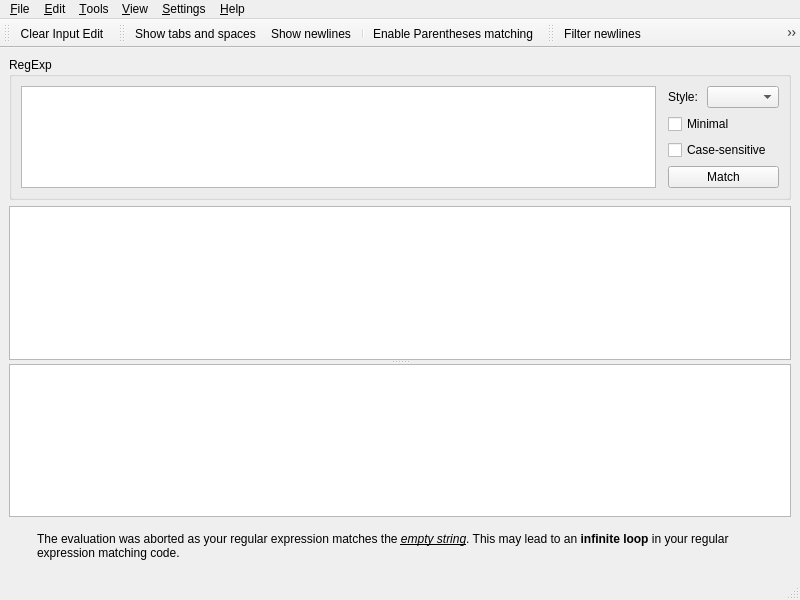
<?xml version="1.0" encoding="UTF-8"?>
<ui version="4.0">
 <class>MainWindow</class>
 <widget class="QMainWindow" name="MainWindow">
  <property name="geometry">
   <rect>
    <x>0</x>
    <y>0</y>
    <width>800</width>
    <height>600</height>
   </rect>
  </property>
  <widget class="QWidget" name="centralwidget">
   <layout class="QGridLayout" name="gridLayout_2">
    <item row="2" column="0" colspan="2">
     <widget class="QSplitter" name="splitter">
      <property name="orientation">
       <enum>Qt::Vertical</enum>
      </property>
      <widget class="QPlainTextEdit" name="inputEdit"/>
      <widget class="QTreeView" name="resultView">
       <property name="alternatingRowColors">
        <bool>true</bool>
       </property>
      </widget>
     </widget>
    </item>
    <item row="0" column="0" rowspan="2" colspan="2">
     <widget class="QGroupBox" name="regExpGroupBox">
      <property name="title">
       <string>RegExp</string>
      </property>
      <layout class="QGridLayout" name="gridLayout">
       <item row="0" column="0">
        <layout class="QHBoxLayout" name="horizontalLayout_2">
         <item>
          <widget class="RegexpTextEdit" name="regexpEdit">
           <property name="documentTitle">
            <string/>
           </property>
          </widget>
         </item>
         <item>
          <spacer name="horizontalSpacer">
           <property name="orientation">
            <enum>Qt::Horizontal</enum>
           </property>
           <property name="sizeType">
            <enum>QSizePolicy::Fixed</enum>
           </property>
           <property name="sizeHint" stdset="0">
            <size>
             <width>6</width>
             <height>20</height>
            </size>
           </property>
          </spacer>
         </item>
         <item>
          <layout class="QVBoxLayout" name="verticalLayout">
           <item>
            <layout class="QHBoxLayout" name="horizontalLayout">
             <item>
              <widget class="QLabel" name="label_2">
               <property name="text">
                <string>Style:</string>
               </property>
              </widget>
             </item>
             <item>
              <widget class="QComboBox" name="syntaxComboBox"/>
             </item>
            </layout>
           </item>
           <item>
            <widget class="QCheckBox" name="minimalCheckBox">
             <property name="text">
              <string>Minimal</string>
             </property>
            </widget>
           </item>
           <item>
            <widget class="QCheckBox" name="caseSensitivityCheckBox">
             <property name="text">
              <string>Case-sensitive</string>
             </property>
            </widget>
           </item>
           <item>
            <spacer name="verticalSpacer">
             <property name="orientation">
              <enum>Qt::Vertical</enum>
             </property>
             <property name="sizeType">
              <enum>QSizePolicy::Expanding</enum>
             </property>
             <property name="sizeHint" stdset="0">
              <size>
               <width>111</width>
               <height>20</height>
              </size>
             </property>
            </spacer>
           </item>
           <item>
            <widget class="QPushButton" name="matchButton">
             <property name="text">
              <string>Match</string>
             </property>
            </widget>
           </item>
          </layout>
         </item>
        </layout>
       </item>
      </layout>
     </widget>
    </item>
    <item row="3" column="1">
     <widget class="QWidget" name="warningWidget" native="true">
      <layout class="QHBoxLayout" name="horizontalLayout_3" stretch="0,1">
       <item>
        <widget class="QLabel" name="emptyStringMatchedIconLabel">
         <property name="text">
          <string/>
         </property>
         <property name="alignment">
          <set>Qt::AlignCenter</set>
         </property>
        </widget>
       </item>
       <item>
        <widget class="QLabel" name="emptyStringMatchedLabel">
         <property name="text">
          <string>&lt;!DOCTYPE HTML PUBLIC &quot;-//W3C//DTD HTML 4.0//EN&quot; &quot;http://www.w3.org/TR/REC-html40/strict.dtd&quot;&gt;
&lt;html&gt;&lt;head&gt;&lt;meta name=&quot;qrichtext&quot; content=&quot;1&quot; /&gt;&lt;style type=&quot;text/css&quot;&gt;
p, li { white-space: pre-wrap; }
&lt;/style&gt;&lt;/head&gt;&lt;body style=&quot; font-family:'Sans Serif'; font-size:9pt; font-weight:400; font-style:normal;&quot;&gt;
&lt;table border=&quot;0&quot; style=&quot;-qt-table-type: root; margin-top:4px; margin-bottom:4px; margin-left:4px; margin-right:4px;&quot;&gt;
&lt;tr&gt;
&lt;td style=&quot;border: none;&quot;&gt;
&lt;p style=&quot; margin-top:0px; margin-bottom:0px; margin-left:0px; margin-right:0px; -qt-block-indent:0; text-indent:0px;&quot;&gt;The evaluation was aborted as your regular expression matches the &lt;span style=&quot; font-style:italic; text-decoration: underline;&quot;&gt;empty&lt;/span&gt;&lt;span style=&quot; text-decoration: underline;&quot;&gt; &lt;/span&gt;&lt;span style=&quot; font-style:italic; text-decoration: underline;&quot;&gt;string&lt;/span&gt;. This may lead to an &lt;span style=&quot; font-weight:600;&quot;&gt;infinite loop&lt;/span&gt; in your regular expression matching code.&lt;/p&gt;&lt;/td&gt;&lt;/tr&gt;&lt;/table&gt;&lt;/body&gt;&lt;/html&gt;</string>
         </property>
         <property name="wordWrap">
          <bool>true</bool>
         </property>
        </widget>
       </item>
      </layout>
     </widget>
    </item>
   </layout>
   <zorder>splitter</zorder>
   <zorder>regExpGroupBox</zorder>
   <zorder>warningWidget</zorder>
  </widget>
  <widget class="QMenuBar" name="menubar">
   <property name="geometry">
    <rect>
     <x>0</x>
     <y>0</y>
     <width>800</width>
     <height>22</height>
    </rect>
   </property>
   <widget class="QMenu" name="menu_Edit">
    <property name="title">
     <string>&amp;Edit</string>
    </property>
    <addaction name="clearInputEditAct"/>
    <addaction name="clearRegExpEditAct"/>
    <addaction name="separator"/>
   </widget>
   <widget class="QMenu" name="menu_Help">
    <property name="title">
     <string>&amp;Help</string>
    </property>
    <addaction name="aboutAct"/>
   </widget>
   <widget class="QMenu" name="menu_File">
    <property name="title">
     <string>&amp;File</string>
    </property>
    <widget class="QMenu" name="recentFilesMenu">
     <property name="title">
      <string>Recently Opened files</string>
     </property>
    </widget>
    <addaction name="openAct"/>
    <addaction name="recentFilesMenu"/>
    <addaction name="separator"/>
    <addaction name="quitAct"/>
   </widget>
   <widget class="QMenu" name="menu_Tools">
    <property name="title">
     <string>&amp;Tools</string>
    </property>
    <addaction name="escapedPatternAct"/>
   </widget>
   <widget class="QMenu" name="menu_Settings">
    <property name="title">
     <string>&amp;Settings</string>
    </property>
    <addaction name="preferencesAct"/>
   </widget>
   <widget class="QMenu" name="menu_View">
    <property name="title">
     <string>&amp;View</string>
    </property>
    <widget class="QMenu" name="toolbarsMenu">
     <property name="title">
      <string>Toolbars</string>
     </property>
    </widget>
    <addaction name="toolbarsMenu"/>
   </widget>
   <addaction name="menu_File"/>
   <addaction name="menu_Edit"/>
   <addaction name="menu_Tools"/>
   <addaction name="menu_View"/>
   <addaction name="menu_Settings"/>
   <addaction name="menu_Help"/>
  </widget>
  <widget class="QStatusBar" name="statusbar"/>
  <widget class="QToolBar" name="inputEditToolbar">
   <property name="windowTitle">
    <string>Input Edit</string>
   </property>
   <property name="movable">
    <bool>true</bool>
   </property>
   <property name="toolButtonStyle">
    <enum>Qt::ToolButtonFollowStyle</enum>
   </property>
   <property name="floatable">
    <bool>false</bool>
   </property>
   <attribute name="toolBarArea">
    <enum>TopToolBarArea</enum>
   </attribute>
   <attribute name="toolBarBreak">
    <bool>false</bool>
   </attribute>
   <addaction name="clearInputEditAct"/>
  </widget>
  <widget class="QToolBar" name="regexpEditToolbar">
   <property name="windowTitle">
    <string>Regexp Edit</string>
   </property>
   <property name="toolButtonStyle">
    <enum>Qt::ToolButtonFollowStyle</enum>
   </property>
   <property name="floatable">
    <bool>false</bool>
   </property>
   <attribute name="toolBarArea">
    <enum>TopToolBarArea</enum>
   </attribute>
   <attribute name="toolBarBreak">
    <bool>false</bool>
   </attribute>
   <addaction name="showTabsAndSpacesAct"/>
   <addaction name="showNewlinesAct"/>
   <addaction name="separator"/>
   <addaction name="showParenthesesMatchAct"/>
  </widget>
  <widget class="QToolBar" name="filtersToolbar">
   <property name="windowTitle">
    <string>Filters</string>
   </property>
   <attribute name="toolBarArea">
    <enum>TopToolBarArea</enum>
   </attribute>
   <attribute name="toolBarBreak">
    <bool>false</bool>
   </attribute>
   <addaction name="filterNewlinesAct"/>
   <addaction name="filterTrailingWhitespacesAct"/>
  </widget>
  <action name="openAct">
   <property name="text">
    <string>&amp;Open</string>
   </property>
   <property name="shortcut">
    <string>Ctrl+O</string>
   </property>
  </action>
  <action name="quitAct">
   <property name="text">
    <string>&amp;Quit</string>
   </property>
  </action>
  <action name="matchAct">
   <property name="text">
    <string>&amp;Match</string>
   </property>
   <property name="toolTip">
    <string>Match</string>
   </property>
   <property name="shortcut">
    <string>Ctrl+R</string>
   </property>
  </action>
  <action name="aboutAct">
   <property name="text">
    <string>&amp;About</string>
   </property>
  </action>
  <action name="clearInputEditAct">
   <property name="text">
    <string>Clear Input Edit</string>
   </property>
   <property name="shortcut">
    <string>Ctrl+L</string>
   </property>
  </action>
  <action name="clearRegExpEditAct">
   <property name="text">
    <string>Clear RegExp Edit</string>
   </property>
   <property name="shortcut">
    <string>Ctrl+K</string>
   </property>
  </action>
  <action name="escapedPatternAct">
   <property name="text">
    <string>Escaped pattern</string>
   </property>
  </action>
  <action name="preferencesAct">
   <property name="text">
    <string>Preferences...</string>
   </property>
   <property name="menuRole">
    <enum>QAction::PreferencesRole</enum>
   </property>
  </action>
  <action name="showTabsAndSpacesAct">
   <property name="checkable">
    <bool>true</bool>
   </property>
   <property name="text">
    <string>Show tabs and spaces</string>
   </property>
   <property name="toolTip">
    <string>Visualize spaces with little dots, and tabs with little arrows</string>
   </property>
  </action>
  <action name="showNewlinesAct">
   <property name="checkable">
    <bool>true</bool>
   </property>
   <property name="text">
    <string>Show newlines</string>
   </property>
   <property name="toolTip">
    <string>Visualize line separator with appropriate symbol character</string>
   </property>
  </action>
  <action name="showParenthesesMatchAct">
   <property name="checkable">
    <bool>true</bool>
   </property>
   <property name="text">
    <string>Enable Parentheses matching</string>
   </property>
   <property name="toolTip">
    <string>Highlight matching parentheses</string>
   </property>
  </action>
  <action name="filterNewlinesAct">
   <property name="checkable">
    <bool>true</bool>
   </property>
   <property name="text">
    <string>Filter newlines</string>
   </property>
  </action>
  <action name="filterTrailingWhitespacesAct">
   <property name="checkable">
    <bool>true</bool>
   </property>
   <property name="text">
    <string>Filter trailing whitespaces</string>
   </property>
   <property name="toolTip">
    <string>Filters trailing whitespaces: 't', '
', 'v', 'f', 'r', and ' '.</string>
   </property>
  </action>
 </widget>
 <customwidgets>
  <customwidget>
   <class>RegexpTextEdit</class>
   <extends>QPlainTextEdit</extends>
   <header location="global">regexptextedit.h</header>
  </customwidget>
 </customwidgets>
 <tabstops>
  <tabstop>regexpEdit</tabstop>
  <tabstop>syntaxComboBox</tabstop>
  <tabstop>minimalCheckBox</tabstop>
  <tabstop>caseSensitivityCheckBox</tabstop>
  <tabstop>matchButton</tabstop>
  <tabstop>inputEdit</tabstop>
  <tabstop>resultView</tabstop>
 </tabstops>
 <resources/>
 <connections/>
</ui>
